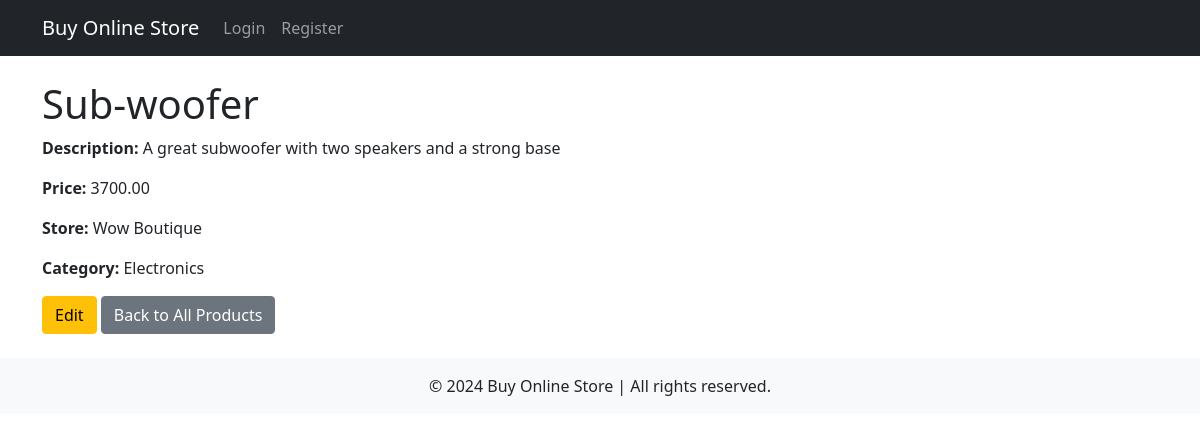
Page /products/1/ on the earlier database version.
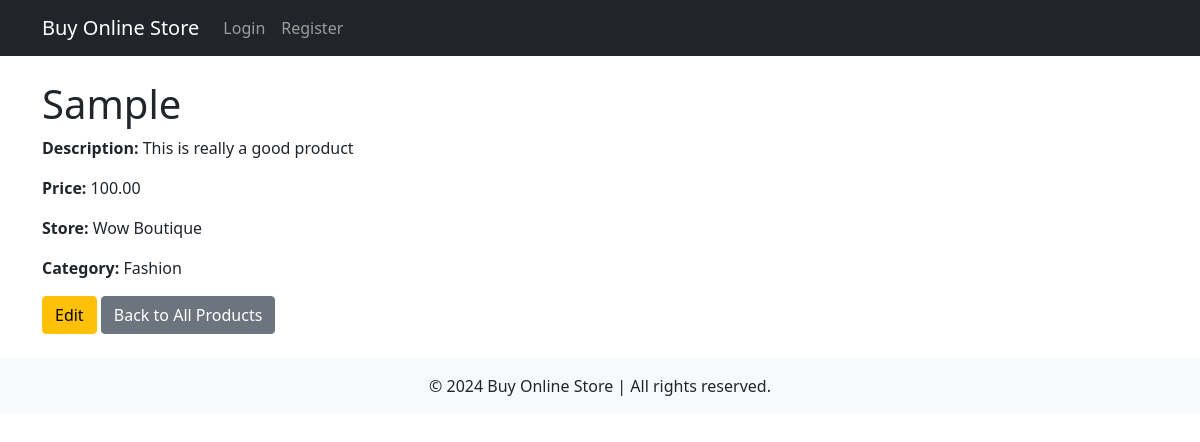
Same page on the later database version.
### products/models.py (models this page shows, shortened)
class Product(models.Model):
    name = models.CharField(max_length=255)
    description = models.TextField()
    price = models.DecimalField(max_digits=10, decimal_places=2)
    store = models.ForeignKey(Store, on_delete=models.CASCADE, related_name='products')  # Link to the Store model
    category = models.ForeignKey(Category, on_delete=models.CASCADE)
    image = models.ImageField(upload_to='products/', blank=True, null=True)  # Field for product image
    created_at = models.DateTimeField(auto_now_add=True)
    updated_at = models.DateTimeField(auto_now=True)

class Category(models.Model):
    name = models.CharField(max_length=255)
    def __str__(self):
        return self.name

### accounts/models.py (models this page shows, shortened)
class Store(models.Model):
    storeName = models.CharField(max_length=255)
    location = models.CharField(max_length=255)
    vendor = models.ForeignKey(CustomUser, on_delete=models.CASCADE)  # Link to the CustomUser
    registered_on = models.DateTimeField(auto_now_add=True)
    approved = models.BooleanField(default=False)  # True if approved, False otherwise

### products/views.py (the view)
# urls.py: path('<int:product_id>/', views.detail, name='detail'),
def detail(request, product_id):
    product = get_object_or_404(Product, id=product_id)  # Get the product or return 404
    return render(request, 'products/detail.html', {'product': product})

### products/templates/products/detail.html
{% extends "base.html" %}
{% block content %}
<h1>{{ product.name }}</h1>
<p><strong>Description:</strong> {{ product.description }}</p>
<p><strong>Price:</strong> {{ product.price }}</p>
<p><strong>Store:</strong> {{ product.store.storeName }}</p>
<p><strong>Category:</strong> {{ product.category }}</p>
<a href="{% url 'update' product.id %}" class="btn btn-warning">Edit</a>
<a href="{% url 'all_products' %}" class="btn btn-secondary">Back to All Products</a>
{% endblock %}

Differences in the rows shown:
changed Product "Wow Boutique": name "Sub-woofer" → "Sample"; description "A great subwoofer with two speakers and a strong base" → "This is really a good product"; price "3700.00" → "100.00"; category "Electronics" → "Fashion"
